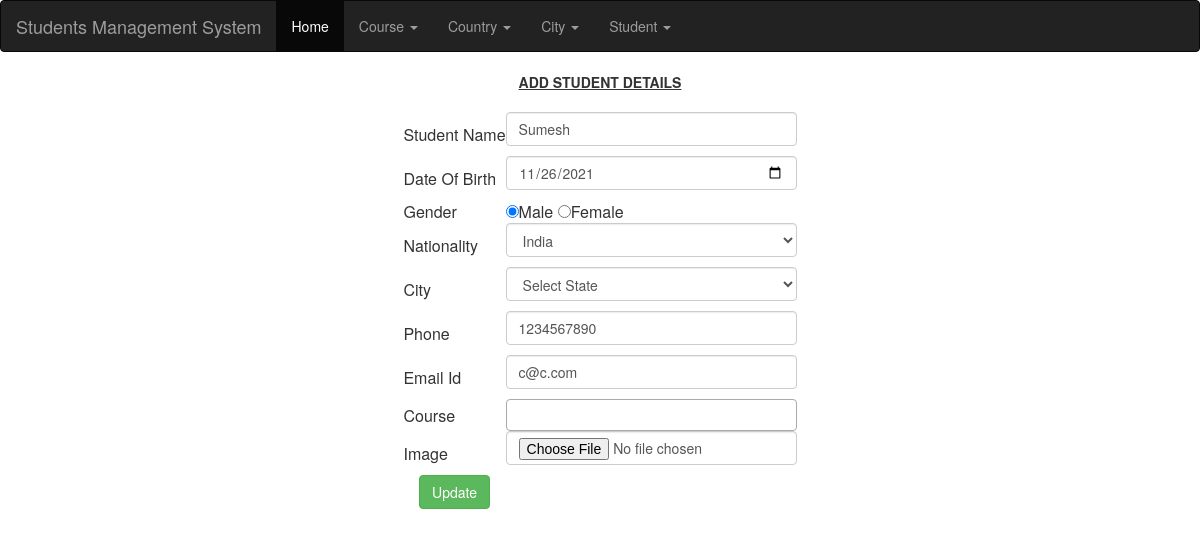
The page /project/update.php?id=18 on the database its author committed.
### tables this page shows
CREATE TABLE `student` (
  `id` int(11) NOT NULL,
  `name` varchar(100) NOT NULL,
  `dob` date NOT NULL,
  `gender` enum('male','female') NOT NULL,
  `telephone` int(11) NOT NULL,
  `email` varchar(100) NOT NULL,
  `city` int(11) NOT NULL,
  `nationality` int(11) NOT NULL,
  `photo` varchar(500) DEFAULT NULL
);

### project/update.php (the view, shortened to what this page needs)
<html>
<head>
    <link rel="stylesheet" href="https://maxcdn.bootstrapcdn.com/bootstrap/3.3.7/css/bootstrap.min.css">
    <link href="https://cdn.jsdelivr.net/npm/select2@4.1.0-rc.0/dist/css/select2.min.css" rel="stylesheet" />
</head>
<body>
    <?php include('navbar.php') ?>
    <div class="container">
        <div class="card text-center">
            <?php
            include('connection.php');
            $nation = "SELECT * from country";
            $nationresult = $conn->query($nation);
            if($_GET)
            {
                $id = $_GET['id'];
                $studentquery = "SELECT * FROM student where id= '".$id."'";
                $studentresult = $conn->query($studentquery);
                $student = mysqli_fetch_all($studentresult, MYSQLI_ASSOC);
            }
            ?>
            <center><u><b>ADD STUDENT DETAILS</b></u><br></center>
            <br>
            <form action="updateform.php" method="post" id="studentform" enctype="multipart/form-data">
                <div class="row">
                    <table align="center">
                        <tr>
                            <td>Student Name</td>
                            <td><input id="name" class="form-control" type="text" name="student_name" value="<?= $student[0]['name'] ?>"></td>
                        </tr>
                        <tr>
                            <td>Date Of Birth</td>
                            <td><input id="dob" class="form-control" type="date" name="dob" value="<?=  $student[0]['dob'] ?>"></textarea></td>
                        </tr>
                        <tr>
                            <td>Gender</td>
                            <td>
                            <?php if ($student[0]['gender'] == 'male'){ ?>
                                    <input id="gender" checked type="radio" name="gender" value="male">Male
                                <?php } else { ?>
                                    <input id="gender" type="radio" name="gender" value="male">Male
                                <?php } ?>
                                <?php if ($student[0]['gender'] == 'female'){ ?>
                                <input id="gender" type="radio" checked name="gender" value="female">Female
                                <?php } else { ?>
                                    <input id="gender" type="radio"  name="gender" value="female">Female
                                    <?php } ?>
                            </td>
                        </tr>
                        <tr>
                            <td>Nationality</td>
                            <td><select  id="nation" name="nation" class="form-control" onchange="getState(this.value)">
                                        <?php foreach ($nationresult as $data) {
                                        if($student[0]['nationality'] ==  $data['id'] ) { ?>
                                        <option value="<?= $data['id'] ?>" selected ><?= $data['country_name'] ?></option>
                                        <?php } else { ?>
                                        <option value="<?= $data['id'] ?>"><?= $data['country_name'] ?></option>
                                    <?php } } ?>
                                </select>
                        <tr>
                            <td>City</td>
                            <td>
                                <select class="form-control" name="city" id="cities">
                                    <option value="">Select State</option>
                                </select>
                            </td>
                        </tr>
                        <tr>
                            <td>Phone</td>
                            <td><input id="phone" class="form-control" name="phone" value="<?=  $student[0]['telephone']  ?>"></td>
                        </tr>
                        <tr>
                            <td>Email Id</td>
                            <td><input id="email" class="form-control" onchange="validatemail(this.value)" name="email"  value="<?=  $student[0]['email']  ?>"></td>
                        </tr>
                        <tr>
                            <td>Course</td>
                            <td>
                            </td>
                        </tr>
                        <tr>
                            <td>Image</td>
                            <td><input id="image" class="form-control" type="file" name="image"></td>
                        </tr>
                        <tr class="text-center">
                            <td><input type="submit" class="btn btn-success" value="Update"></td>
                        </tr>
                    </table>
                </div>
            </form>
        </div>
    </div>
</body>
</head>
</html>

### project/update.php (style rules this page uses)
.form-control { margin-bottom: 10px !important; }

### rows shown on the page
student: student_name "Sumesh", dob "11/26/2021", phone "1234567890", email "c@c.com"

### other values the page prints
form field nation "India"
